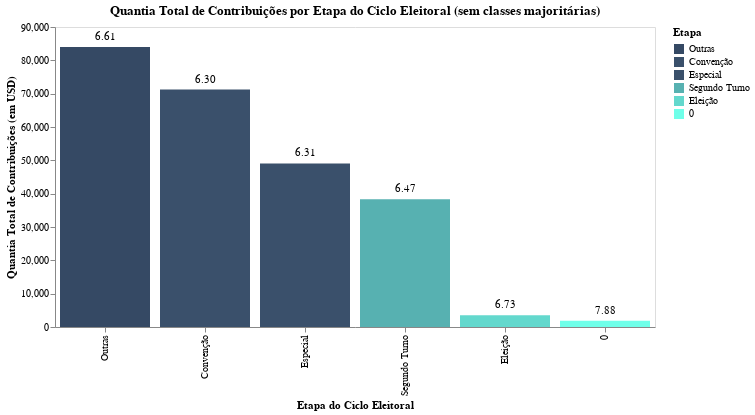

Notebook source saved alongside this figure:
### Code cell
#@title 3.2
color_scale = alt.Scale(
    domain=vis1['transaction_pgi'].unique()[3:],
    range=colorscale[3:]
)

bar = alt.Chart(vis1).transform_filter(
    alt.FieldOneOfPredicate(field='transaction_pgi', oneOf=['Outras', 'Convenção', 'Especial', 'Segundo Turno', 'Eleição', '0'])
).mark_bar().encode(
    x=alt.X('transaction_pgi', title='Etapa do Ciclo Eleitoral', sort='-y'),
    y=alt.Y('quantia_total:Q', title='Quantia Total de Contribuições (em USD)'),
    tooltip=[
        alt.Tooltip('transaction_pgi:N', title='Etapa do Ciclo'),
        alt.Tooltip('quantia_total:Q', title='Quantia total de contribuição'),
        alt.Tooltip('razao_contribuicao:Q', title='Proporção Quantia/Contribuintes')],
    color=alt.Color('transaction_pgi:N', scale=color_scale, title='Etapa'),
).properties(
    width=600,
    height=300,
    title='Quantia Total de Contribuições por Etapa do Ciclo Eleitoral (sem classes majoritárias)'
)

text = alt.Chart(vis1).transform_filter(
    alt.FieldOneOfPredicate(field='transaction_pgi', oneOf=['Outras', 'Convenção', 'Especial', 'Segundo Turno', 'Eleição', '0'])
).mark_text(
    align='center',
    baseline='middle',
    dy=-10,
    color='black'
).encode(
    x=alt.X('transaction_pgi:N', title='Etapa do Ciclo Eleitoral', sort='-y'),
    y=alt.Y('quantia_total:Q'),
    text=alt.Text('razao_contribuicao:Q', format='.2f')
)

vis = (bar + text).configure_title(
    fontSize=18
).configure_axis(
    labelFontSize=12,
    titleFontSize=14
).configure_legend(
    labelFontSize=12,
    titleFontSize=14
).configure(
    background="rgba(0, 0, 0, 0)"
).configure_view(
    fill='white'
).configure_axis(
    grid=False
)
vis.display()

### Figure 1 — Vega specification as saved in the notebook (floating-point values rounded to 4 significant figures)
{"$schema": "https://vega.github.io/schema/vega/v5.json", "data": [{"name": "source_0"}, {"name": "data_1", "values": [{"quantia_total": 84020.0, "quantia_total_end": 84020.0, "quantia_total_start": 0.0, "razao_contribuicao": 6.614, "transaction_pgi": "Outras"}, {"quantia_total": 71240.0, "quantia_total_end": 71240.0, "quantia_total_start": 0.0, "razao_contribuicao": 6.299, "transaction_pgi": "Convenção"}, {"quantia_total": 49080.0, "quantia_total_end": 49080.0, "quantia_total_start": 0.0, "razao_contribuicao": 6.311, "transaction_pgi": "Especial"}, {"quantia_total": 38320.0, "quantia_total_end": 38320.0, "quantia_total_start": 0.0, "razao_contribuicao": 6.472, "transaction_pgi": "Segundo Turno"}, {"quantia_total": 3520.0, "quantia_total_end": 3520.0, "quantia_total_start": 0.0, "razao_contribuicao": 6.73, "transaction_pgi": "Eleição"}, {"quantia_total": 1852.0, "quantia_total_end": 1852.0, "quantia_total_start": 0.0, "razao_contribuicao": 7.881, "transaction_pgi": "0"}]}, {"name": "data_2", "values": [{"quantia_total": 84020.0, "razao_contribuicao": 6.614, "transaction_pgi": "Outras"}, {"quantia_total": 71240.0, "razao_contribuicao": 6.299, "transaction_pgi": "Convenção"}, {"quantia_total": 49080.0, "razao_contribuicao": 6.311, "transaction_pgi": "Especial"}, {"quantia_total": 38320.0, "razao_contribuicao": 6.472, "transaction_pgi": "Segundo Turno"}, {"quantia_total": 3520.0, "razao_contribuicao": 6.73, "transaction_pgi": "Eleição"}, {"quantia_total": 1852.0, "razao_contribuicao": 7.881, "transaction_pgi": "0"}]}, {"name": "source_0_x_domain_transaction_pgi", "values": [{"sort_field": 84020.0, "transaction_pgi": "Outras"}, {"sort_field": 71240.0, "transaction_pgi": "Convenção"}, {"sort_field": 49080.0, "transaction_pgi": "Especial"}, {"sort_field": 38320.0, "transaction_pgi": "Segundo Turno"}, {"sort_field": 3520.0, "transaction_pgi": "Eleição"}, {"sort_field": 1852.0, "transaction_pgi": "0"}]}], "marks": [{"type": "rect", "name": "layer_0_marks", "from": {"data": "data_1"}, "encode": {"update": {"width": {"signal": "max(0.25, bandwidth('x'))"}, "y2": {"field": "quantia_total_start", "scale": "y"}, "y": {"field": "quantia_total_end", "scale": "y"}, "tooltip": {"signal": "{\"Etapa do Ciclo\": isValid(datum[\"transaction_pgi\"]) ? datum[\"transaction_pgi\"] : \"\"+datum[\"transaction_pgi\"], \"Quantia total de contribuição\": format(datum[\"quantia_total\"], \"\"), \"Proporção Quantia/Contribuintes\": format(datum[\"razao_contribuicao\"], \"\")}"}, "x": {"field": "transaction_pgi", "scale": "x"}, "fill": {"field": "transaction_pgi", "scale": "color"}}}, "style": ["bar"]}, {"type": "text", "name": "layer_1_marks", "from": {"data": "data_2"}, "encode": {"update": {"x": {"field": "transaction_pgi", "scale": "x", "band": 0.5}, "align": {"value": "center"}, "text": {"signal": "format(datum[\"razao_contribuicao\"], \".2f\")"}, "y": {"field": "quantia_total", "scale": "y"}, "dy": {"value": -10}, "baseline": {"value": "middle"}, "fill": {"value": "black"}}}, "style": ["text"]}], "scales": [{"name": "x", "type": "band", "domain": {"data": "source_0_x_domain_transaction_pgi", "field": "transaction_pgi", "sort": {"op": "max", "field": "sort_field", "order": "descending"}}, "range": [0, {"signal": "width"}], "paddingInner": 0.1, "paddingOuter": 0.05}, {"name": "y", "type": "linear", "domain": {"fields": [{"data": "data_1", "field": "quantia_total_start"}, {"data": "data_1", "field": "quantia_total_end"}, {"data": "data_2", "field": "quantia_total"}]}, "range": [{"signal": "height"}, 0], "zero": true, "nice": true}, {"name": "color", "type": "ordinal", "domain": ["Outras", "Convenção", "Especial", "Segundo Turno", "Eleição", "0"], "range": ["#354964", "#3a506b", "#3a506b", "#57b1b1", "#63d8cd", " #6fffe9"]}], "axes": [{"scale": "x", "grid": false, "labelBaseline": "middle", "orient": "bottom", "zindex": 0, "title": "Etapa do Ciclo Eleitoral", "labelAlign": "right", "labelAngle": 270}, {"scale": "y", "title": "Quantia Total de Contribuições (em USD)", "zindex": 0, "tickCount": {"signal": "ceil(height/40)"}, "grid": false, "orient": "left", "labelOverlap": true}], "title": {"text": "Quantia Total de Contribuições por Etapa do Ciclo Eleitoral (sem classes majoritárias)", "frame": "group"}, "config": {"axis": {"grid": false}, "style": {"cell": {"fill": "white"}}}, "padding": 5, "width": 600, "background": "rgba(0, 0, 0, 0)", "style": "cell", "legends": [{"title": "Etapa", "fill": "color", "symbolType": "square"}], "height": 300}
